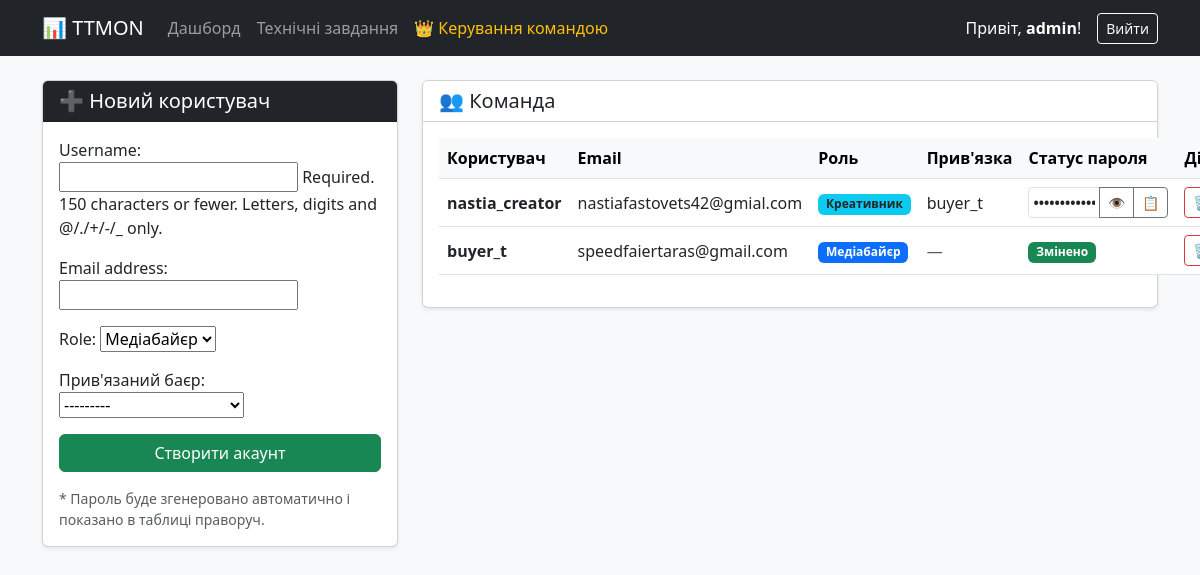
Screenshot of /users/manage/ (signed in) with the database file from the repository.
### users/models.py (models this page shows)
class CustomUser(AbstractUser):
    ROLE_CHOICES = (
        ('media_buyer', 'Медіабайєр'),
        ('creative', 'Креативник'),
    )
    email = models.EmailField('email address', unique=True)
    role = models.CharField(max_length=20, choices=ROLE_CHOICES, default='media_buyer')
    supervisor = models.ForeignKey(
        'self',
        on_delete=models.SET_NULL,
        null=True,
        blank=True,
        limit_choices_to={'role': 'media_buyer'},
        related_name='team_members',
        verbose_name="Прив'язаний баєр"
    )
    temporary_password = models.CharField(max_length=50, blank=True, null=True, verbose_name="Тимчасовий пароль")
    has_changed_password = models.BooleanField(default=False, verbose_name="Пароль змінено")
    reset_requested = models.BooleanField(default=False, verbose_name="Запит на скидання пароля")
    def __str__(self):
        return f"{self.username} ({self.get_role_display()})"

### users/views.py (the view)
# urls.py: path('manage/', views.manage_users, name='manage_users'),
@user_passes_test(is_admin, login_url='/login/')
def manage_users(request):
    if request.method == 'POST':
        action = request.POST.get('action')
        if action == 'create_user':
            form = UserCreationFormCustom(request.POST)
            if form.is_valid():
                new_user, raw_password = form.save()
                messages.success(request, f"Користувача {new_user.email} успішно створено!")
                return redirect('users:manage_users')
            else:
                messages.error(request, "Помилка при створенні користувача.")
        elif action == 'reset_password':
            user_id = request.POST.get('user_id')
            user = CustomUser.objects.get(id=user_id)
            new_password = get_random_string(length=12)
            user.set_password(new_password)
            user.temporary_password = new_password
            user.has_changed_password = False
            user.reset_requested = False
            user.save()
            messages.success(request, f"Новий тимчасовий пароль для {user.username} згенеровано!")
            return redirect('users:manage_users')
        elif action == 'delete_user':
            user_id = request.POST.get('user_id')
            try:
                user_to_delete = CustomUser.objects.get(id=user_id)
                username_deleted = user_to_delete.username
                user_to_delete.delete()
                messages.success(request, f"Користувача {username_deleted} успішно видалено з системи.")
            except CustomUser.DoesNotExist:
                messages.error(request, "Помилка: Користувача не знайдено.")
            return redirect('users:manage_users')
    else:
        form = UserCreationFormCustom()
    all_users = CustomUser.objects.filter(is_superuser=False).order_by('-date_joined')
    context = {'form': form, 'users_list': all_users}
    return render(request, 'users/manage_users.html', context)

### users/forms.py (shortened to what this page needs)
class UserCreationFormCustom(forms.ModelForm):
    class Meta:
        model = CustomUser
        fields = ['username', 'email', 'role', 'supervisor']

### users/views.py (called while the page is built)
def is_admin(user):
    return user.is_superuser

### users/templates/users/manage_users.html (shortened to what this page needs)
{% extends 'base.html' %}
{% block content %}
<div class="row">
    <div class="col-md-4 mb-4">
        <div class="card shadow-sm">
            <div class="card-header bg-dark text-white">
                <h5 class="mb-0">➕ Новий користувач</h5>
            </div>
            <div class="card-body">
                <form method="POST">
                    {{ form.as_p }}
                    <button type="submit" class="btn btn-success w-100">Створити акаунт</button>
                </form>
                <small class="text-muted d-block mt-3">* Пароль буде згенеровано автоматично і показано в таблиці праворуч.</small>
            </div>
        </div>
    </div>
    <div class="col-md-8">
        <div class="card shadow-sm">
            <div class="card-header bg-white">
                <h5 class="mb-0">👥 Команда</h5>
            </div>
            <div class="card-body">
                <table class="table table-hover align-middle">
                    <thead class="table-light">
                        <tr>
                            <th>Користувач</th>
                            <th>Email</th>
                            <th>Роль</th>
                            <th>Прив'язка</th>
                            <th>Статус пароля</th>
                            <th>Дії</th> </tr>
                    </thead>
                    <tbody>
                        {% for u in users_list %}
                        <tr>
                            <td class="fw-bold">{{ u.username }}</td>
                            <td>{{ u.email }}</td>
                            <td>
                                {% if u.role == 'media_buyer' %}
                                    <span class="badge bg-primary">Медіабайєр</span>
                                {% elif u.role == 'creative' %}
                                    <span class="badge bg-info text-dark">Креативник</span>
                                {% endif %}
                            </td>
                            <td>
                                {% if u.supervisor %}
                                    {{ u.supervisor.username }}
                                {% else %}
                                    <span class="text-muted">—</span>
                                {% endif %}
                            </td>
                            <td>
                                {% if u.reset_requested %}
                                    <span class="badge bg-danger mb-1 d-block">Запит на скидання</span>
                                    <form method="POST" class="d-inline">
                                        {% csrf_token %}
                                        <input type="hidden" name="action" value="reset_password">
                                        <input type="hidden" name="user_id" value="{{ u.id }}">
                                        <button type="submit" class="btn btn-sm btn-warning w-100 fw-bold">🔄 Згенерувати</button>
                                    </form>
                                {% elif u.has_changed_password %}
                                    <span class="badge bg-success">Змінено</span>
                                {% else %}
                                    <div class="input-group input-group-sm" style="width: 140px;">
                                        <input type="password" class="form-control text-center fw-bold px-1" value="{{ u.temporary_password }}" id="pwd-{{ u.id }}" readonly>
                                        <button class="btn btn-outline-secondary px-2" type="button" onclick="togglePwd('pwd-{{ u.id }}')" title="Показати/Сховати">👁️</button>
                                        <button class="btn btn-outline-secondary px-2" type="button" onclick="copyPwd('pwd-{{ u.id }}')" title="Копіювати">📋</button>
                                    </div>
                                {% endif %}
                            </td>
                            <td>
                                <form method="POST" class="d-inline" onsubmit="return confirm('Ви дійсно хочете видалити користувача {{ u.username }}? Ця дія незворотна.');">
                                    <button type="submit" class="btn btn-sm btn-outline-danger" title="Видалити">🗑️</button>
                                </form>
                            </td>
                        </tr>
                        {% endfor %}
                    </tbody>
                </table>
            </div>
        </div>
    </div>
</div>
{% endblock %}

### templates/base.html (shortened to what this page needs)
<!DOCTYPE html>
<html lang="uk">
<head>
    <link href="https://cdn.jsdelivr.net/npm/bootstrap@5.3.0/dist/css/bootstrap.min.css" rel="stylesheet">
</head>
<body class="bg-light">
<nav class="navbar navbar-expand-lg navbar-dark bg-dark mb-4">
    <div class="container">
        <a class="navbar-brand" href="/">📊 TTMON</a>
        <div class="collapse navbar-collapse">
            <ul class="navbar-nav me-auto mb-2 mb-lg-0">
                <li class="nav-item">
                    <a class="nav-link {% if request.path == '/' %}active{% endif %}" href="/">Дашборд</a>
                </li>
                <li class="nav-item">
                    <a class="nav-link {% if '/tasks/' in request.path %}active{% endif %}" href="/tasks/">Технічні завдання</a>
                </li>
                {% if user.is_superuser %}
                <li class="nav-item">
                    <a class="nav-link text-warning {% if '/users/' in request.path %}active{% endif %}" href="{% url 'users:manage_users' %}">👑 Керування командою</a>
                </li>
                {% endif %}
            </ul>
            <div class="d-flex align-items-center">
                {% if user.is_authenticated %}
                    <span class="navbar-text me-3 text-white">
                        Привіт, <strong>{{ user.username }}</strong>!
                    </span>
                    <form method="POST" action="{% url 'logout' %}">
                        <button type="submit" class="btn btn-outline-light btn-sm">Вийти</button>
                    </form>
                {% else %}
                    <a href="{% url 'login' %}" class="btn btn-outline-light btn-sm">Увійти</a>
                {% endif %}
            </div>
        </div>
    </div>
</nav>
<div class="container">
    {% block content %}
    {% endblock %}
</div>
</body>
</html>

### rows the page displays
CustomUser: username "admin", role "Медіабайєр"
CustomUser: supervisor "---------", username "buyer_t", email "speedfaiertaras@gmail.com", shows "Медіабайєр", reset_requested "Змінено"
CustomUser: username "nastia_creator", email "nastiafastovets42@gmial.com", role "Креативник", supervisor.username "buyer_t"
